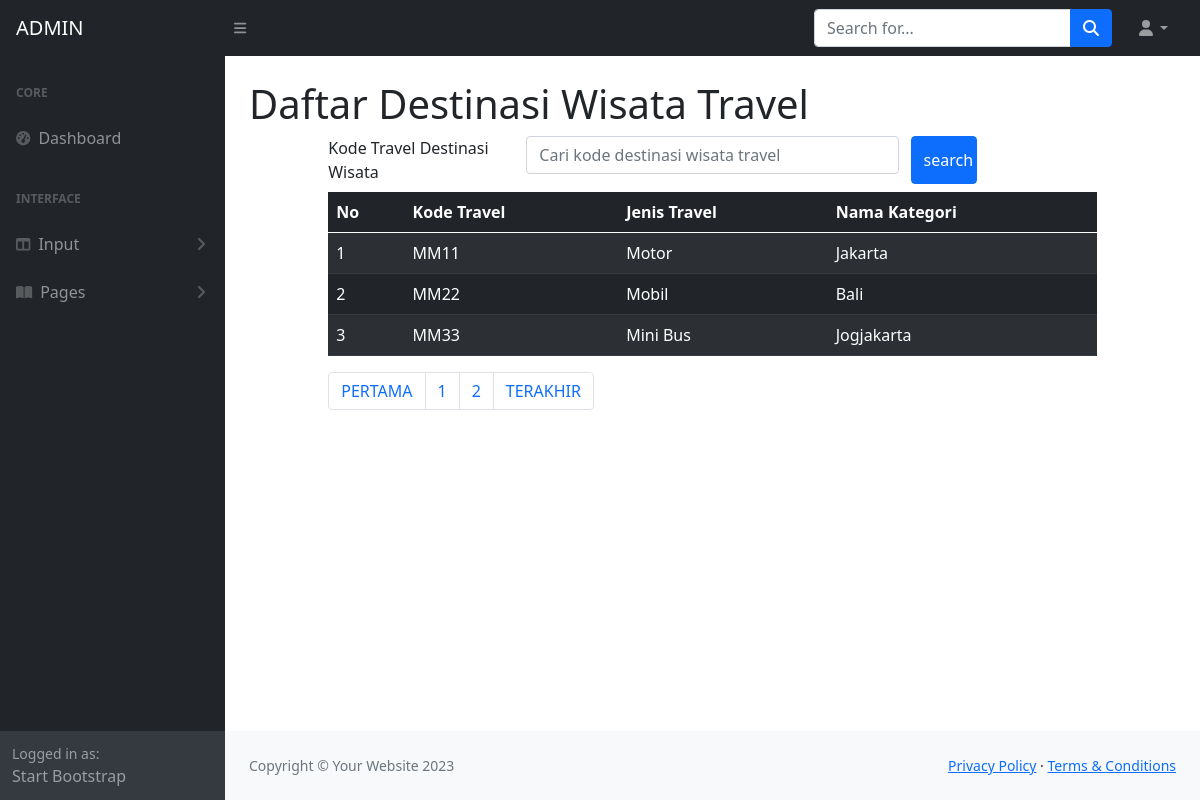
The page /WEBDEV2324-A/ADMIN/tampilantravel.php on the database its author committed.
### tables this page shows
CREATE TABLE `travel` (
  `travelKODE` char(4) NOT NULL,
  `travelJENIS` char(255) NOT NULL,
  `kategoriKODE` char(4) NOT NULL
);

CREATE TABLE `kategoriwisata` (
  `kategoriKODE` char(4) NOT NULL,
  `kategoriNAMA` char(25) NOT NULL,
  `kategoriKET` text NOT NULL,
  `kategoriREFERENCE` char(4) NOT NULL
);

### WEBDEV2324-A/ADMIN/tampilantravel.php (the view, shortened to what this page needs)
<!DOCTYPE html>
<html>
<?php include "INCLUDE/head.php"?>
<body class="sb-nav-fixed">
    <?php include "INCLUDE/menunav.php"?>
    <div id="layoutSidenav">
        <?php include "INCLUDE/menu.php"?>
        <div id="layoutSidenav_content">
            <main>
                <div class="container-fluid px-4">
                    <h1 class="mt-4">Daftar Destinasi Wisata Travel</h1>
<?php
    include "include/config.php";
?>
<head>
    <link rel="stylesheet" type="text/css" href="https://cdnjs.cloudflare.com/ajax/libs/select2/4.0.3/css/select2.min.css">
    <link rel="stylesheet" type="text/css" href="css/bootstrap.min.css">
    <link rel="stylesheet" href="https://cdn.jsdelivr.net/npm/bootstrap-icons@1.10.2/font/bootstrap-icons.css">
</head>
<body>
<div class="row">
<div class="col-sm-1"></div>
<div class="col-sm-10">
        <form method="POST">
      <div class="form-group row mb-2">
        <label for="search" class="col-sm-3">Kode Travel Destinasi Wisata</label>
        <div class="col-sm-6">
          <input type="text" name="search" class="form-control" id="search" value="<?php if(isset($_POST["search"])) {echo $_POST ["search"];} ?>" placeholder="Cari kode destinasi wisata travel">
        </div>
        <input type="submit" name="kirim" class="col-sm-1 btn btn-primary" value="search">
      </div>
    </form>
    <table class="table table-dark table-striped">
        <thead class="thead-dark">
            <tr>
                <th>No</th>
                <th>Kode Travel</th>
                <th>Jenis Travel</th>
                <th>Nama Kategori</th>
            </tr>
        </thead>
        <tbody>
            <?php
            $jumlahtampilan = 3;
            $halaman = (isset($_GET['page']))? $_GET['page'] : 1;
            $mulaitampilan = ($halaman - 1) * $jumlahtampilan;
            $query = mysqli_query($connection, "select * from travel");
            if(isset ($_POST["kirim"]))
            {
                $search = $_POST["search"];
                $query = mysqli_query($connection, "select * from travel, kategoriwisata where travel.kategoriKODE = kategoriwisata.kategoriKODE and travelKODE like '%".$search."%' limit $mulaitampilan, $jumlahtampilan");
            } else
                {
                    $query = mysqli_query($connection,"select * from travel, kategoriwisata where travel.kategoriKODE = kategoriwisata.kategoriKODE limit $mulaitampilan, $jumlahtampilan");
                }
            $nomor = 1;
            while ($row = mysqli_fetch_array($query))
            { ?>
                <tr>
                    <td><?php echo $mulaitampilan + $nomor;?></td>
                    <td><?php echo $row['travelKODE'];?></td>
                    <td><?php echo $row['travelJENIS'];?></td>
                    <td><?php echo $row['kategoriNAMA'];?></td>
                </tr>
            <?php $nomor = $nomor + 1;?>
            <?php } ?>
        </tbody>
    </table>
    <?php
    $query = mysqli_query($connection, "SELECT * FROM travel");
    $jumlahrecord = mysqli_num_rows($query);
    $jumlahpage = ceil($jumlahrecord/$jumlahtampilan);
    ?>
    <nav aria-label="Page navigation example">
        <ul class="pagination">
            <li class="page-item"><a class="page-link" href="?page=<?php $nomorhal=1; echo $nomorhal?>">PERTAMA</a></li>
            <?php for($nomorhal=1; $nomorhal<=$jumlahpage; $nomorhal++)
            { ?>
            <li class="page-item">
                <?php
                if($nomorhal!=$halaman)
                { ?>
                <a class="page-link" href="?page=<?php echo $nomorhal?>"><?php echo $nomorhal?></a>
                <?php }
                else { ?>
                <a class="page-link" href="?page=<?php echo $nomorhal?>"><?php echo $nomorhal?></a>
                <?php } ?>
            </li>
            <?php } ?>
            <li class="page-item"><a class="page-link" href="?page=<?php echo $nomorhal-1?>">TERAKHIR</a></li>
        </ul>
    </nav>
</div>
</div>
</body>
                    </div>
                </main>
                <?php include "INCLUDE/footer.php"?>
            </div>
        </div>
    </body>
</html>

### rows shown on the page
travel: travelKODE "MM11", travelJENIS "Motor", kategoriwisata.kategoriNAMA "Jakarta"
travel: nomor "2", travelKODE "MM22", travelJENIS "Mobil", kategoriwisata.kategoriNAMA "Bali"
travel: nomor "3", travelKODE "MM33", travelJENIS "Mini Bus", kategoriwisata.kategoriNAMA "Jogjakarta"
